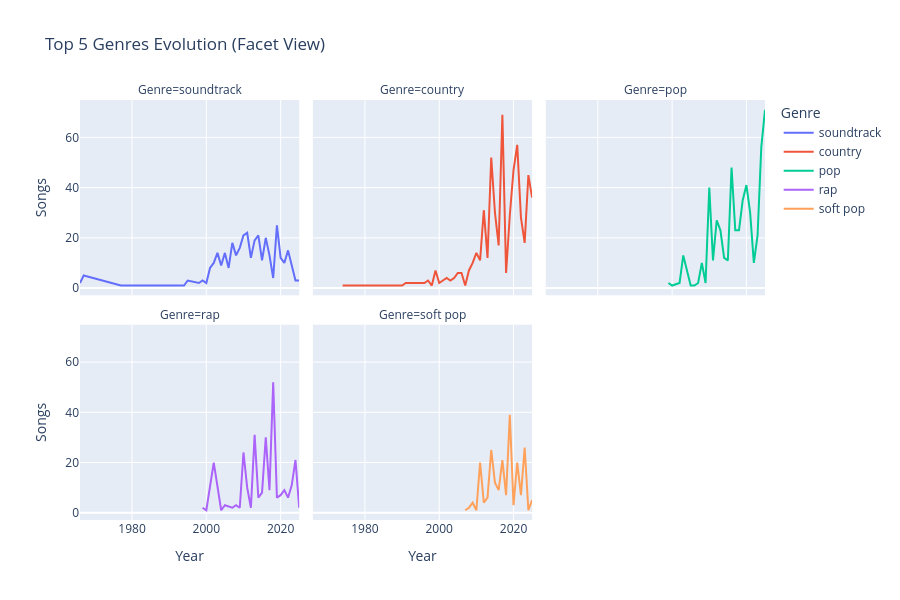

The code cell stored with this chart in its notebook:
### Markdown cell above
### 4.5 How did the top genres evolve over time?

The dataset is filtered for the **5 genres with the most songs** and their
evolution is analyzed year by year.

![Top 5 genres](generos_top5.png)

### Code cell
# The chart is confusing to visualize, so a small chart for each genre
# is created using the 'facet_col' parameter.
fig = px.line(
    df_year_genre,
    x='year',
    y='count',
    color='main_genre',
    facet_col='main_genre',
    facet_col_wrap=3,
    title='Top 5 Genres Evolution (Facet View)',
    labels={'year': 'Year', 'count': 'Songs', 'main_genre': 'Genre'},
    height=600
)
fig.show()
fig.write_image('generos_top_5_facet.png')

### Figure 1 — Plotly figure (JSON) as saved in the notebook; plotly's stock layout.template omitted (floating-point values rounded to 4 significant figures)
{"data": [{"hovertemplate": "Genre=soundtrack<br>Year=%{x}<br>Songs=%{y}<extra></extra>", "legendgroup": "soundtrack", "line": {"color": "#636efa", "dash": "solid"}, "marker": {"symbol": "circle"}, "mode": "lines", "name": "soundtrack", "orientation": "v", "showlegend": true, "type": "scatter", "x": [1966, 1967, 1977, 1980, 1990, 1992, 1994, 1995, 1998, 1999, 2000, 2001, 2002, 2003, 2004, 2005, 2006, 2007, 2008, 2009, 2010, 2011, 2012, 2013, 2014, 2015, 2016, 2017, 2018, 2019, 2020, 2021, 2022, 2023, 2024, 2025], "xaxis": "x4", "y": [2, 5, 1, 1, 1, 1, 1, 3, 2, 3, 2, 8, 10, 14, 9, 14, 8, 18, 13, 16, 21, 22, 12, 19, 21, 11, 20, 13, 4, 25, 12, 10, 15, 9, 3, 3], "yaxis": "y4"}, {"hovertemplate": "Genre=country<br>Year=%{x}<br>Songs=%{y}<extra></extra>", "legendgroup": "country", "line": {"color": "#EF553B", "dash": "solid"}, "marker": {"symbol": "circle"}, "mode": "lines", "name": "country", "orientation": "v", "showlegend": true, "type": "scatter", "x": [1974, 1980, 1982, 1990, 1991, 1992, 1993, 1994, 1995, 1996, 1997, 1998, 1999, 2000, 2002, 2003, 2004, 2005, 2006, 2007, 2008, 2009, 2010, 2011, 2012, 2013, 2014, 2015, 2016, 2017, 2018, 2019, 2020, 2021, 2022, 2023, 2024, 2025], "xaxis": "x5", "y": [1, 1, 1, 1, 2, 2, 2, 2, 2, 2, 3, 1, 7, 2, 4, 3, 4, 6, 6, 1, 7, 10, 14, 11, 31, 12, 52, 30, 17, 69, 6, 29, 47, 57, 28, 18, 45, 36], "yaxis": "y5"}, {"hovertemplate": "Genre=pop<br>Year=%{x}<br>Songs=%{y}<extra></extra>", "legendgroup": "pop", "line": {"color": "#00cc96", "dash": "solid"}, "marker": {"symbol": "circle"}, "mode": "lines", "name": "pop", "orientation": "v", "showlegend": true, "type": "scatter", "x": [1999, 2000, 2002, 2003, 2005, 2006, 2007, 2008, 2009, 2010, 2011, 2012, 2013, 2014, 2015, 2016, 2017, 2018, 2019, 2020, 2021, 2022, 2023, 2024, 2025], "xaxis": "x6", "y": [2, 1, 2, 13, 1, 1, 2, 10, 2, 40, 11, 27, 23, 12, 11, 48, 23, 23, 35, 41, 30, 10, 21, 56, 71], "yaxis": "y6"}, {"hovertemplate": "Genre=rap<br>Year=%{x}<br>Songs=%{y}<extra></extra>", "legendgroup": "rap", "line": {"color": "#ab63fa", "dash": "solid"}, "marker": {"symbol": "circle"}, "mode": "lines", "name": "rap", "orientation": "v", "showlegend": true, "type": "scatter", "x": [1999, 2000, 2002, 2004, 2005, 2007, 2008, 2009, 2010, 2011, 2012, 2013, 2014, 2015, 2016, 2017, 2018, 2019, 2020, 2021, 2022, 2023, 2024, 2025], "xaxis": "x", "y": [2, 1, 20, 1, 3, 2, 3, 2, 24, 10, 2, 31, 6, 8, 30, 9, 52, 6, 7, 9, 6, 11, 21, 2], "yaxis": "y"}, {"hovertemplate": "Genre=soft pop<br>Year=%{x}<br>Songs=%{y}<extra></extra>", "legendgroup": "soft pop", "line": {"color": "#FFA15A", "dash": "solid"}, "marker": {"symbol": "circle"}, "mode": "lines", "name": "soft pop", "orientation": "v", "showlegend": true, "type": "scatter", "x": [2007, 2008, 2009, 2010, 2011, 2012, 2013, 2014, 2015, 2016, 2017, 2018, 2019, 2020, 2021, 2022, 2023, 2024, 2025], "xaxis": "x2", "y": [1, 2, 4, 1, 20, 4, 6, 25, 12, 9, 21, 7, 39, 3, 20, 7, 26, 1, 5], "yaxis": "y2"}], "layout": {"annotations": [{"font": {}, "showarrow": false, "text": "Genre=rap", "x": 0.16, "xanchor": "center", "xref": "paper", "y": 0.465, "yanchor": "bottom", "yref": "paper"}, {"font": {}, "showarrow": false, "text": "Genre=soft pop", "x": 0.5, "xanchor": "center", "xref": "paper", "y": 0.465, "yanchor": "bottom", "yref": "paper"}, {"font": {}, "showarrow": false, "text": "Genre=soundtrack", "x": 0.16, "xanchor": "center", "xref": "paper", "y": 1.0, "yanchor": "bottom", "yref": "paper"}, {"font": {}, "showarrow": false, "text": "Genre=country", "x": 0.5, "xanchor": "center", "xref": "paper", "y": 1.0, "yanchor": "bottom", "yref": "paper"}, {"font": {}, "showarrow": false, "text": "Genre=pop", "x": 0.84, "xanchor": "center", "xref": "paper", "y": 1.0, "yanchor": "bottom", "yref": "paper"}], "height": 600, "legend": {"title": {"text": "Genre"}, "tracegroupgap": 0}, "title": {"text": "Top 5 Genres Evolution (Facet View)"}, "xaxis": {"anchor": "y", "domain": [0, 0.32], "title": {"text": "Year"}}, "xaxis2": {"anchor": "y2", "domain": [0.34, 0.66], "matches": "x", "title": {"text": "Year"}}, "xaxis3": {"anchor": "y3", "domain": [0.68, 1.0], "matches": "x", "title": {"text": "Year"}}, "xaxis4": {"anchor": "y4", "domain": [0, 0.32], "matches": "x", "showticklabels": false}, "xaxis5": {"anchor": "y5", "domain": [0.34, 0.66], "matches": "x", "showticklabels": false}, "xaxis6": {"anchor": "y6", "domain": [0.68, 1.0], "matches": "x", "showticklabels": false}, "yaxis": {"anchor": "x", "domain": [0, 0.465], "title": {"text": "Songs"}}, "yaxis2": {"anchor": "x2", "domain": [0, 0.465], "matches": "y", "showticklabels": false}, "yaxis3": {"anchor": "x3", "domain": [0, 0.465], "matches": "y", "showticklabels": false}, "yaxis4": {"anchor": "x4", "domain": [0.535, 1.0], "matches": "y", "title": {"text": "Songs"}}, "yaxis5": {"anchor": "x5", "domain": [0.535, 1.0], "matches": "y", "showticklabels": false}, "yaxis6": {"anchor": "x6", "domain": [0.535, 1.0], "matches": "y", "showticklabels": false}}}
